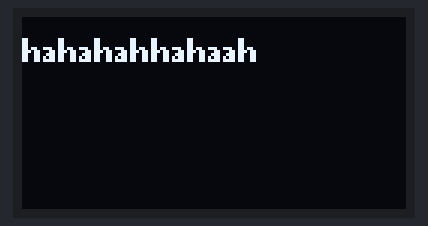
Simulated run of this sketch. Board: Arduino Uno, built with avr-gcc and run on an emulated ATmega328P. On the bench: 128×64 one-colour display.

Above: at 0.1 s.

The sketch:

sketch_jun5a.ino
```cpp
#include <FastLED.h>
#define LED_PIN 11
#define NUM_LEDS 16
CRGB leds[NUM_LEDS];

uint8_t hue = 0;
uint8_t sat = 255;
uint8_t val = 0;
boolean fadeDirection = 1;  // [1=fade up, 0=fade down]

#include <U8g2lib.h>
U8G2_SSD1306_128X64_NONAME_F_HW_I2C u8g2(U8G2_R0, /* reset=*/U8X8_PIN_NONE, /* clock=*/18, /* data=*/17);  // ESP32 Thing, HW I2C with pin remapping

void setup() {
  // put your setup code here, to run once:

  u8g2.setBusClock(800000);
  u8g2.begin();
  u8g2.setFont(u8g2_font_ncenB08_tr);

  //FastLED.addLeds<WS2812B, LED_PIN, GRB>(leds, NUM_LEDS);
}

void loop() {
  u8g2.clearBuffer();
  u8g2.setCursor(0, 15);
  u8g2.print("hahahahhahaah");
  u8g2.sendBuffer();
  /*
  // put your main code here, to run repeatedly:
  if (fadeDirection == 1) {  //fade up
    EVERY_N_MILLISECONDS(3) {
      fill_solid(leds, NUM_LEDS, CHSV(hue, sat, val));
      val = val + 1;
      if (val == 255) {
        fadeDirection = !fadeDirection;  //reverse direction
      }
    }
  }

  if (fadeDirection == 0) {  //fade down
    EVERY_N_MILLISECONDS(9) {
      fill_solid(leds, NUM_LEDS, CHSV(hue, sat, val));
      val = val - 1;
      if (val == 0) {
        fadeDirection = !fadeDirection;  //reverse direction
      }
    }
  }

  FastLED.show();

  EVERY_N_MILLISECONDS(90) {  //cycle around the color wheel over time
    hue++;
  }
  */
}
```
